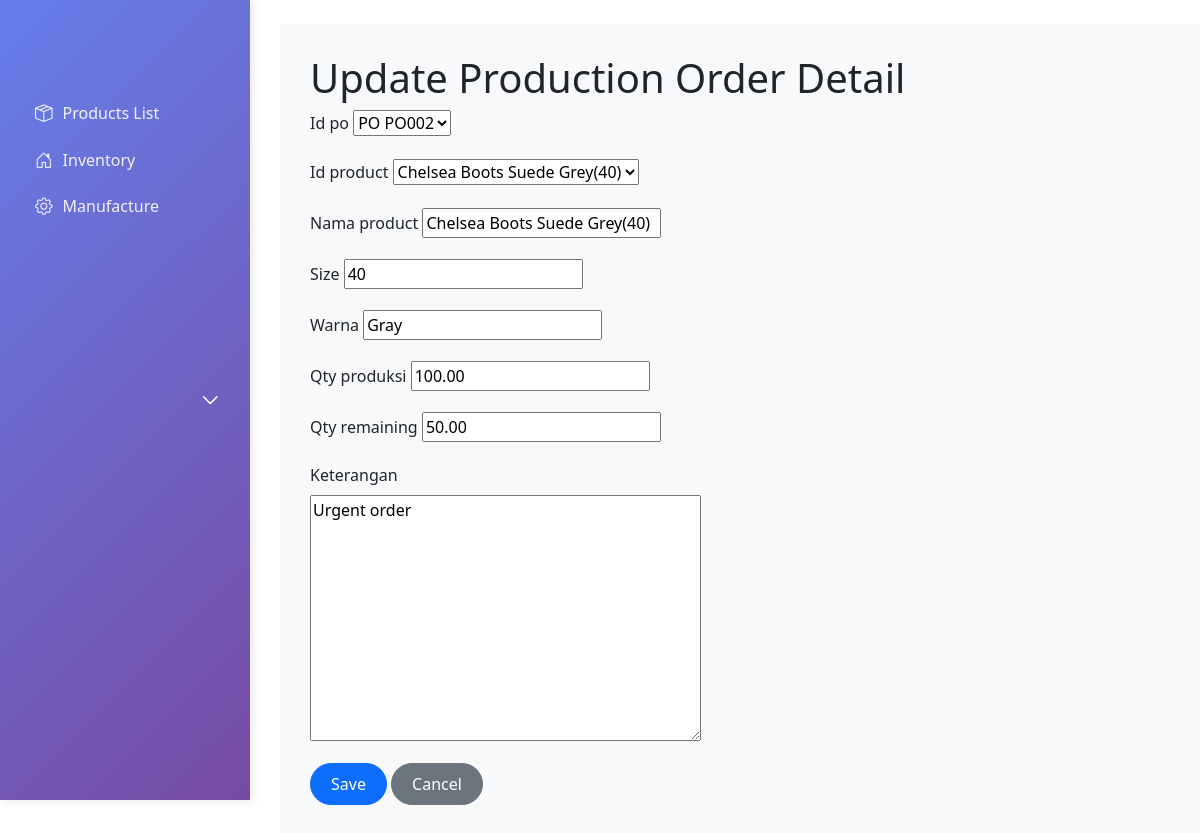
Screenshot of /manufacture/productionorderdetail/3/update/ with the database file from the repository.
### manufacture/models.py (models this page shows, shortened)
class ProductionOrder(models.Model):
    id_po = models.CharField(max_length=50, primary_key=True)
    tanggal_request = models.DateField()
    tanggal_selesai = models.DateField()
    def __str__(self):
        return f"PO {self.id_po}"

class ProductionOrderDetail(models.Model):
    id_po = models.ForeignKey(ProductionOrder, on_delete=models.CASCADE)
    id_product = models.ForeignKey(Product, on_delete=models.CASCADE)
    nama_product = models.CharField(max_length=200)
    size = models.CharField(max_length=50)
    warna = models.CharField(max_length=50)
    qty_produksi = models.DecimalField(max_digits=10, decimal_places=2)
    qty_remaining = models.DecimalField(max_digits=10, decimal_places=2, default=0)
    keterangan = models.TextField(blank=True)
    class Meta:
        unique_together = ('id_po', 'id_product')

### manufacture/views.py (the view)
# urls.py: path('productionorderdetail/<int:pk>/update/', views.productionorderdetail_update, name='productionorderdetail_update'),
def productionorderdetail_update(request, pk):
    detail = get_object_or_404(ProductionOrderDetail, pk=pk)
    if request.method == 'POST':
        form = ProductionOrderDetailForm(request.POST, instance=detail)
        if form.is_valid():
            form.save()
            messages.success(request, 'Production Order Detail updated successfully.')
            return redirect('productionorder_detail', pk=detail.id_po.pk)
    else:
        form = ProductionOrderDetailForm(instance=detail)
    return render(request, 'manufacture/productionorderdetail_form.html', {'form': form, 'productionorder': detail.id_po, 'title': 'Update Production Order Detail'})

### manufacture/forms.py
class ProductionOrderDetailForm(forms.ModelForm):
    def __init__(self, *args, **kwargs):
        super().__init__(*args, **kwargs)
        self.fields['id_product'].queryset = Product.objects.filter(bom__isnull=False).distinct()
    class Meta:
        model = ProductionOrderDetail
        fields = '__all__'

### product/models.py (called while the page is built)
    def __str__(self):
        return self.name

### manufacture/templates/manufacture/productionorderdetail_form.html (shortened to what this page needs)
{% extends 'base.html' %}
{% block content %}
<h1>{{ title }}</h1>
<form method="post" class="col-md-6">
    {% for field in form %}
    <div class="mb-3">
        <label for="{{ field.id_for_label }}" class="form-label">{{ field.label }}</label>
        {{ field }}
    </div>
    {% endfor %}
    <button type="submit" class="btn btn-primary">Save</button>
    <a href="{% url 'productionorder_detail' productionorder.pk %}" class="btn btn-secondary">Cancel</a>
</form>
{% endblock %}

### erp_project/templates/base.html (style rules this page uses)
.btn { border-radius: 25px; padding: 8px 20px; font-weight: 500; }

### rows the page displays
ProductionOrder: form "PO PO002"
ProductionOrderDetail: form "Chelsea Boots Suede Grey(40)" "Chelsea Boots Suede Grey(40)" "40" "Gray" "100.00" "50.00" "Urgent order"

### other values shown
{{ title }} "Update Production Order Detail"
{{ field.label }} "Id po" "Id product" "Nama product" "Size" "Warna" "Qty produksi" "Qty remaining" "Keterangan"
